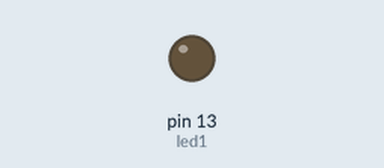
Recording of a sketch running on a simulated Arduino Uno, built with avr-gcc and run on an emulated ATmega328P. Shown: output pins drawn as LEDs (lit = HIGH).

Above: at 0.7 s.
At 8.1 s:
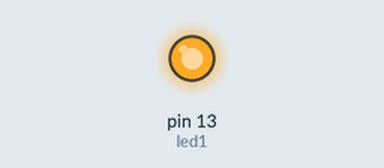
Timing chart, 0 to 19.1 s (numbered marks = the images above):
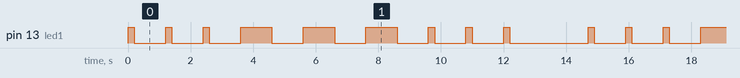

Measured:
- by itself, pin 13 (led1): repeats every 14.7 s: 2 × (LOW 1.0 s, HIGH 0.20 s), 3 × (LOW 1.0 s, HIGH 1.0 s), 3 × (LOW 1.0 s, HIGH 0.20 s), LOW 2.5 s, HIGH 0.20 s
- by itself, everything shown: repeats every 14.7 s, in 18 steps

The sketch:

arduino_morse_code_sos.ino
```cpp
int led1 = 13;

void setup() {
  pinMode (led1, OUTPUT);
}

void loop() {

  stip();

  streep();

  stip();

  pauze();

}

int stip() {
  for (int i = 0; i < 3; i++){

    digitalWrite(led1, HIGH);
    delay(200);

    digitalWrite(led1, LOW);
    delay(1000);
  }

}

int streep(){
  for (int i = 0;i < 3; i++){

    digitalWrite(led1, HIGH);
    delay(1000);

    digitalWrite(led1, LOW);
    delay(1000);
  }

}

int pauze(){
  digitalWrite(led1, LOW);
  delay(1500);
}
```
